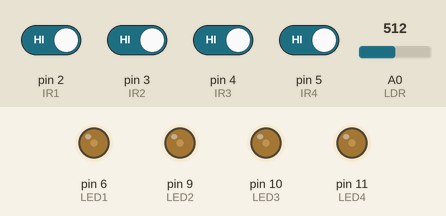
Simulated run of this sketch. Board: Arduino Uno, built with avr-gcc and run on an emulated ATmega328P. Shown: output pins drawn as LEDs (lit = HIGH). The test bench sets the inputs (shaded band); at power-on: pin 2 (IR1), pin 3 (IR2), pin 4 (IR3), pin 5 (IR4) HIGH, A0 (LDR) = 512.

Above: at 1.2 s.
1.3 s: A0 (LDR) set to 583
2.8 s: A0 (LDR) set to 609
At 4.0 s:
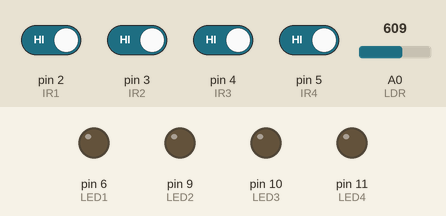
4.3 s: A0 (LDR) set to 590
At 5.2 s:
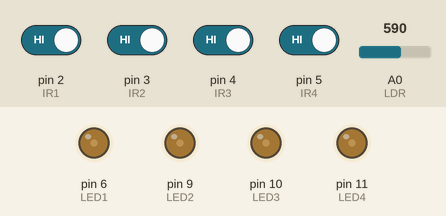
5.8 s: pin 2 (IR1) driven LOW
At 6.3 s:
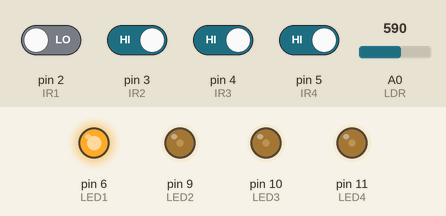
7.3 s: pin 3 (IR2) driven LOW
At 8.5 s:
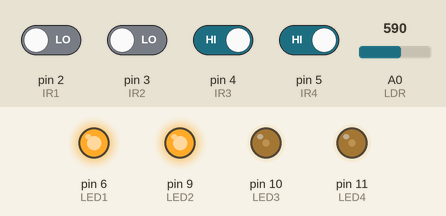
8.8 s: pin 4 (IR3) driven LOW
At 9.8 s:
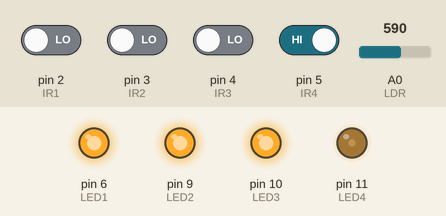
Timing chart, 0 to 11.3 s (numbered marks = the images above; inputs shaded):
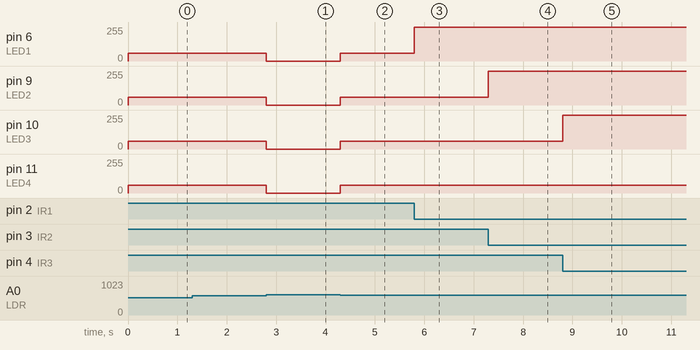

The sketch:

automatic-street-light.ino
```cpp
// Pin Definitions
int LDR = A0;

int IR1 = 2;
int IR2 = 3;
int IR3 = 4;
int IR4 = 5;

int LED1 = 6;
int LED2 = 9;
int LED3 = 10;
int LED4 = 11;

// Brightness levels
int dimLight = 60;
int fullLight = 255;

void setup() {
  pinMode(IR1, INPUT);
  pinMode(IR2, INPUT);
  pinMode(IR3, INPUT);
  pinMode(IR4, INPUT);

  pinMode(LED1, OUTPUT);
  pinMode(LED2, OUTPUT);
  pinMode(LED3, OUTPUT);
  pinMode(LED4, OUTPUT);
}

void loop() {
  int ldrValue = analogRead(LDR);

  // Night condition
  if (ldrValue < 600) {

    int sensor1 = digitalRead(IR1);
    int sensor2 = digitalRead(IR2);
    int sensor3 = digitalRead(IR3);
    int sensor4 = digitalRead(IR4);

    // LED 1
    if (sensor1 == LOW)
      analogWrite(LED1, fullLight);
    else
      analogWrite(LED1, dimLight);

    // LED 2
    if (sensor2 == LOW)
      analogWrite(LED2, fullLight);
    else
      analogWrite(LED2, dimLight);

    // LED 3
    if (sensor3 == LOW)
      analogWrite(LED3, fullLight);
    else
      analogWrite(LED3, dimLight);

    // LED 4
    if (sensor4 == LOW)
      analogWrite(LED4, fullLight);
    else
      analogWrite(LED4, dimLight);

  }
  // Day condition
  else {
    analogWrite(LED1, 0);
    analogWrite(LED2, 0);
    analogWrite(LED3, 0);
    analogWrite(LED4, 0);
  }
}
```

Measured:
- the behaviour switches between 599 and 600 on A0 (LDR) (found by bisection; images 0 and 1)
- after the input at 1.3 s, every drawn part: stays the same
- after the input at 2.8 s, pin 6 (LED1), pin 9 (LED2), pin 10 (LED3), pin 11 (LED4): 60/255 → 0/255 at once
- after the input at 4.3 s, pin 6 (LED1), pin 9 (LED2), pin 10 (LED3), pin 11 (LED4): 0/255 → 60/255 at once
- after the input at 5.8 s, pin 6 (LED1): 60/255 → 255/255 at once
- after the input at 7.3 s, pin 9 (LED2): 60/255 → 255/255 at once
- after the input at 8.8 s, pin 10 (LED3): 60/255 → 255/255 at once
